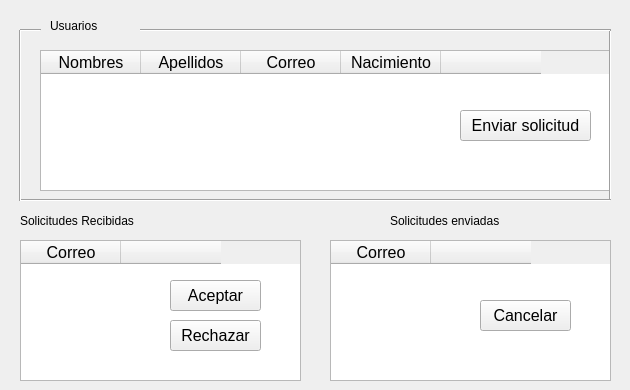
   <widget class="QWidget" name="soli">
    <attribute name="title">
     <string>Solicitudes</string>
    </attribute>
    <widget class="QLabel" name="label_10">
     <property name="geometry">
      <rect>
       <x>50</x>
       <y>10</y>
       <width>81</width>
       <height>31</height>
      </rect>
     </property>
     <property name="text">
      <string>Usuarios</string>
     </property>
    </widget>
    <widget class="QLabel" name="label_11">
     <property name="geometry">
      <rect>
       <x>390</x>
       <y>210</y>
       <width>191</width>
       <height>21</height>
      </rect>
     </property>
     <property name="text">
      <string>Solicitudes enviadas</string>
     </property>
    </widget>
    <widget class="QLabel" name="label_12">
     <property name="geometry">
      <rect>
       <x>20</x>
       <y>210</y>
       <width>191</width>
       <height>21</height>
      </rect>
     </property>
     <property name="text">
      <string>Solicitudes Recibidas</string>
     </property>
    </widget>
    <widget class="QLabel" name="label_13">
     <property name="geometry">
      <rect>
       <x>20</x>
       <y>240</y>
       <width>181</width>
       <height>21</height>
      </rect>
     </property>
     <property name="styleSheet">
      <string notr="true">border-top-color: qlineargradient(spread:pad, x1:0, y1:0, x2:1, y2:0, stop:0 rgba(255, 178, 102, 255), stop:0.55 rgba(235, 148, 61, 255), stop:0.98 rgba(0, 0, 0, 255), stop:1 rgba(0, 0, 0, 0));</string>
     </property>
     <property name="text">
      <string/>
     </property>
    </widget>
    <widget class="QTableWidget" name="CargaUsuariosSoli">
     <property name="geometry">
      <rect>
       <x>40</x>
       <y>50</y>
       <width>571</width>
       <height>141</height>
      </rect>
     </property>
     <property name="font">
      <font>
       <pointsize>12</pointsize>
       <bold>false</bold>
      </font>
     </property>
     <column>
      <property name="text">
       <string>Nombres</string>
      </property>
     </column>
     <column>
      <property name="text">
       <string>Apellidos</string>
      </property>
     </column>
     <column>
      <property name="text">
       <string>Correo</string>
      </property>
     </column>
     <column>
      <property name="text">
       <string>Nacimiento</string>
      </property>
     </column>
     <column>
      <property name="text">
       <string/>
      </property>
     </column>
    </widget>
    <widget class="QPushButton" name="enviarSoli">
     <property name="geometry">
      <rect>
       <x>460</x>
       <y>110</y>
       <width>131</width>
       <height>31</height>
      </rect>
     </property>
     <property name="font">
      <font>
       <pointsize>12</pointsize>
       <bold>false</bold>
      </font>
     </property>
     <property name="text">
      <string>Enviar solicitud</string>
     </property>
    </widget>
    <widget class="Line" name="line_17">
     <property name="geometry">
      <rect>
       <x>600</x>
       <y>30</y>
       <width>21</width>
       <height>171</height>
      </rect>
     </property>
     <property name="styleSheet">
      <string notr="true">color: rgb(0, 0, 0);</string>
     </property>
     <property name="orientation">
      <enum>Qt::Orientation::Vertical</enum>
     </property>
    </widget>
    <widget class="Line" name="line_18">
     <property name="geometry">
      <rect>
       <x>140</x>
       <y>20</y>
       <width>471</width>
       <height>20</height>
      </rect>
     </property>
     <property name="styleSheet">
      <string notr="true">color: rgb(0, 0, 0);</string>
     </property>
     <property name="orientation">
      <enum>Qt::Orientation::Horizontal</enum>
     </property>
    </widget>
    <widget class="Line" name="line_19">
     <property name="geometry">
      <rect>
       <x>20</x>
       <y>190</y>
       <width>591</width>
       <height>20</height>
      </rect>
     </property>
     <property name="styleSheet">
      <string notr="true">color: rgb(0, 0, 0);</string>
     </property>
     <property name="orientation">
      <enum>Qt::Orientation::Horizontal</enum>
     </property>
    </widget>
    <widget class="Line" name="line_20">
     <property name="geometry">
      <rect>
       <x>10</x>
       <y>30</y>
       <width>21</width>
       <height>171</height>
      </rect>
     </property>
     <property name="styleSheet">
      <string notr="true">color: rgb(0, 0, 0);</string>
     </property>
     <property name="orientation">
      <enum>Qt::Orientation::Vertical</enum>
     </property>
    </widget>
    <widget class="Line" name="line_21">
     <property name="geometry">
      <rect>
       <x>20</x>
       <y>20</y>
       <width>21</width>
       <height>20</height>
      </rect>
     </property>
     <property name="styleSheet">
      <string notr="true">color: rgb(0, 0, 0);</string>
     </property>
     <property name="orientation">
      <enum>Qt::Orientation::Horizontal</enum>
     </property>
    </widget>
    <widget class="QTableWidget" name="soliRecibidas">
     <property name="geometry">
      <rect>
       <x>20</x>
       <y>240</y>
       <width>281</width>
       <height>141</height>
      </rect>
     </property>
     <property name="font">
      <font>
       <pointsize>12</pointsize>
       <bold>false</bold>
      </font>
     </property>
     <column>
      <property name="text">
       <string>Correo</string>
      </property>
     </column>
     <column>
      <property name="text">
       <string/>
      </property>
     </column>
    </widget>
    <widget class="QTableWidget" name="soliEnviadas">
     <property name="geometry">
      <rect>
       <x>330</x>
       <y>240</y>
       <width>281</width>
       <height>141</height>
      </rect>
     </property>
     <property name="font">
      <font>
       <pointsize>12</pointsize>
       <bold>false</bold>
      </font>
     </property>
     <column>
      <property name="text">
       <string>Correo</string>
      </property>
     </column>
     <column>
      <property name="text">
       <string/>
      </property>
     </column>
    </widget>
    <widget class="QPushButton" name="aceptarSoli">
     <property name="geometry">
      <rect>
       <x>170</x>
       <y>280</y>
       <width>91</width>
       <height>31</height>
      </rect>
     </property>
     <property name="font">
      <font>
       <pointsize>12</pointsize>
       <bold>false</bold>
      </font>
     </property>
     <property name="text">
      <string>Aceptar</string>
     </property>
    </widget>
    <widget class="QPushButton" name="rechazarSoli">
     <property name="geometry">
      <rect>
       <x>170</x>
       <y>320</y>
       <width>91</width>
       <height>31</height>
      </rect>
     </property>
     <property name="font">
      <font>
       <pointsize>12</pointsize>
       <bold>false</bold>
      </font>
     </property>
     <property name="text">
      <string>Rechazar</string>
     </property>
    </widget>
    <widget class="QPushButton" name="cancelarSoliEnviada">
     <property name="geometry">
      <rect>
       <x>480</x>
       <y>300</y>
       <width>91</width>
       <height>31</height>
      </rect>
     </property>
     <property name="font">
      <font>
       <pointsize>12</pointsize>
       <bold>false</bold>
      </font>
     </property>
     <property name="text">
      <string>Cancelar</string>
     </property>
    </widget>
   </widget>
